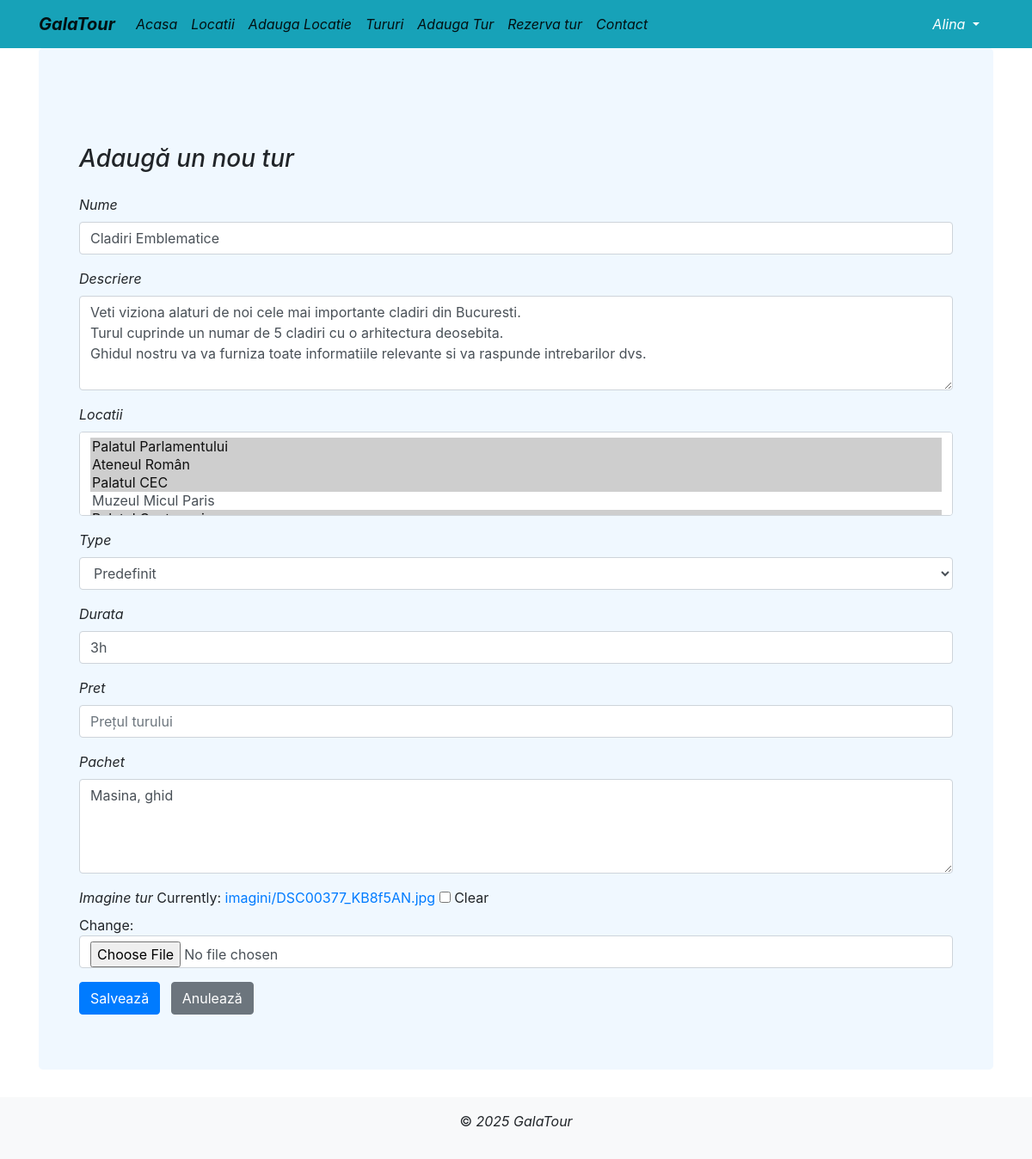
The page /tur/2/edit/ (signed in) on the database as committed earlier.
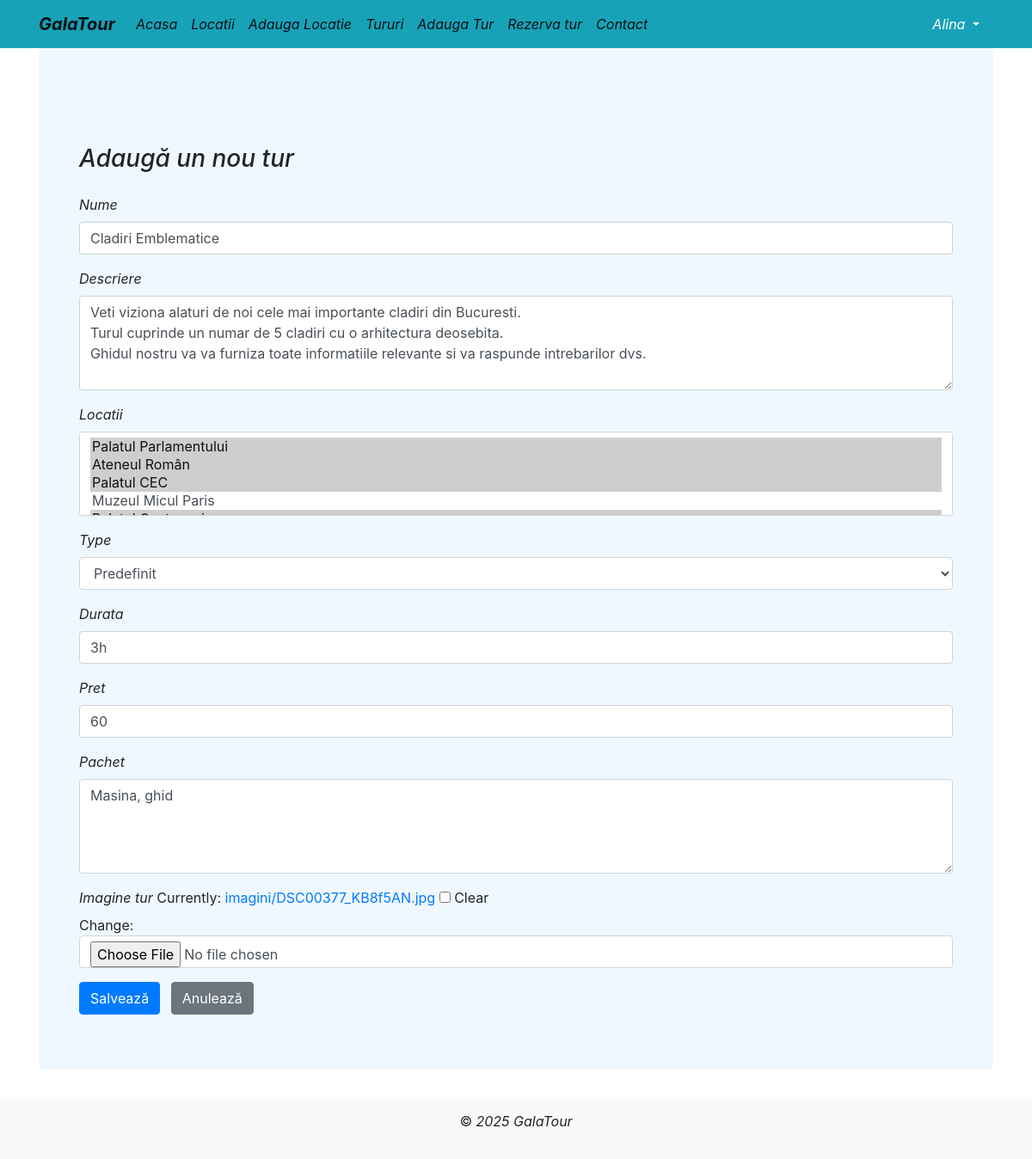
The same page on the database as committed later.
### locatii/models.py (models this page shows, shortened)
class Tur(models.Model):
    class Meta:
        verbose_name_plural = 'Tururi'
    OPTIUNI_TIP_TUR = [
            ('predefinit', 'Predefinit'),
            ('personalizat', 'Personalizat')
        ]
    nume = CharField(max_length=128, blank=True, null=True)
    descriere = TextField(blank=True, null=True)
    locatii = ManyToManyField(Locatie, related_name='tururi')
    type = CharField(max_length=40, choices=OPTIUNI_TIP_TUR, default='predefinit' )
    durata= CharField(max_length=128, blank=True, null=True)
    pret = PositiveIntegerField(blank=False, null=False, default=1)
    pachet = TextField(blank=True, null=True)
    imagine_tur = ImageField(upload_to='imagini', blank=True, null=True)

### locatii/views.py (the view)
# urls.py: path('tur/<int:tur_id>/edit/', editeaza_tur, name='editeaza_tur'),
@login_required
@user_passes_test(is_angajat)
def editeaza_tur(request, tur_id):
    tur = get_object_or_404(Tur, id=tur_id)
    if request.method == "POST":
        form = TurForm(request.POST, request.FILES, instance=tur)
        if form.is_valid():
            form.save()
            return redirect('detalii_tur', tur_id=tur.id)
    else:
        form = TurForm(instance=tur)
    return render(request, 'adauga_tur.html', {'form': form, 'tur': tur})

### locatii/forms.py
class TurForm(ModelForm):
    class Meta:
        model = Tur
        fields = ['nume', 'descriere', 'locatii', 'type', 'durata', 'pret', 'pachet', 'imagine_tur']
        widgets = {
            'nume': TextInput(attrs={'class': 'form-control', 'placeholder': 'Introduceți numele turului'}),
            'descriere': Textarea(attrs={'class': 'form-control', 'rows': 4, 'placeholder': 'Descriere...'}),
            'locatii': SelectMultiple(attrs={'class': 'form-control'}),
            'type': Select(attrs={'class': 'form-control'}),
            'durata': TextInput(attrs={'class': 'form-control', 'placeholder': 'Durata turului'}),
            'pret': NumberInput(attrs={'class': 'form-control', 'placeholder': 'Prețul turului'}),
            'pachet': Textarea(attrs={'class': 'form-control', 'rows': 4, 'placeholder': 'Detalii pachet...'}),
            'imagine_tur': ClearableFileInput(attrs={'class': 'form-control'}),
        }

### locatii/models.py (called while the page is built)
    def __str__(self):
        return f"{self.nume}"

### locatii/views.py (called while the page is built)
def is_angajat(user):
    return user.is_authenticated and user.groups.filter(name='angajati').exists()

### locatii/templates/adauga_tur.html (shortened to what this page needs)
<!DOCTYPE html>
<html lang="en">
<head>
</head>
<body>
{% extends 'base.html' %}
{% block content %}
<div class="container mt-5">
    <h3 class="mb-4"><i>Adaugă un nou tur</i></h3>
    <form method="post" enctype="multipart/form-data" class="needs-validation" novalidate>
        {% for field in form %}
            <div class="form-group">
                <label for="{{ field.id_for_label }}" style="font-style: italic;">
                    {{ field.label }}
                </label>
                {{ field }}
            </div>
        {% endfor %}
        <button type="submit" class="btn btn-primary">Salvează</button>
        <a href="{% url 'lista_tur' %}" class="btn btn-secondary ml-2">Anulează</a>
    </form>
</div>
{% endblock %}

Rows that differ between the two databases and show on the page:
changed Tur "Cladiri Emblematice": pret (not shown) → "60"
